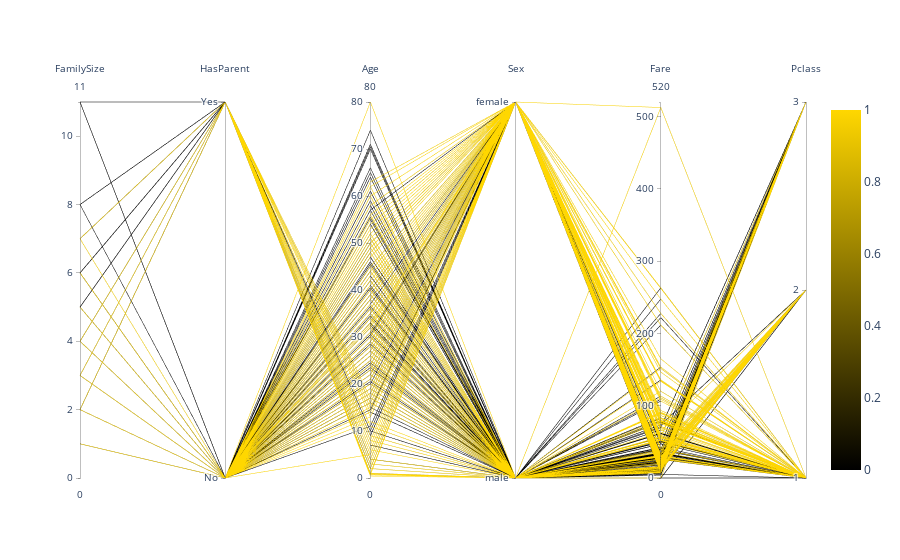

Notebook source saved alongside this figure:
### Markdown cell above
Finally, we can try to visualize some clusters for survival from multidimensional data using parallel coordinates plot of plotly. Golden lines are from passengers that survive whereas black lines denote passengers who didn't survive.

### Code cell
fig = go.Figure(data=
    go.Parcoords(
        line = dict(color = train_data[_LABEL], showscale = True,
           colorscale = [[0,'black'],[1,'gold']]),
        dimensions = list([
            dict(range = [0, 11],
                 label = 'FamilySize', values = train_data['FamilySize']),
            dict(tickvals = [0, 1],
                 label = 'HasParent', values = train_data['HasParent'].astype(int),
                 ticktext = ['No', 'Yes']),
            dict(range = [0,80],
                 label = 'Age', values = train_data['Age']),
            dict(tickvals = [0, 1],
                 label = 'Sex', values = (train_data['Sex'] == 'female').astype(int),
                 ticktext = ['male', 'female']),
            dict(range = [0, 520],
                 label = 'Fare', values = train_data['Fare']),
            dict(tickvals = [1, 2, 3],
                 label = 'Pclass', values = train_data['Pclass'])
        ])
    )
)
fig.show()

### Figure 1 — Plotly figure (JSON) as saved in the notebook; plotly's stock layout.template omitted (floating-point values rounded to 4 significant figures; data arrays with more than 128 entries replaced by an {"elided": "..."} marker saying what was removed)
{"data": [{"dimensions": [{"label": "FamilySize", "range": [0, 11], "values": {"elided": "891 int values"}}, {"label": "HasParent", "ticktext": ["No", "Yes"], "tickvals": [0, 1], "values": {"elided": "891 int values"}}, {"label": "Age", "range": [0, 80], "values": {"elided": "891 float values"}}, {"label": "Sex", "ticktext": ["male", "female"], "tickvals": [0, 1], "values": {"elided": "891 int values"}}, {"label": "Fare", "range": [0, 520], "values": {"elided": "891 float values"}}, {"label": "Pclass", "tickvals": [1, 2, 3], "values": {"elided": "891 int values"}}], "line": {"color": {"elided": "891 int values"}, "colorscale": [[0, "black"], [1, "gold"]], "showscale": true}, "type": "parcoords"}], "layout": {}}
